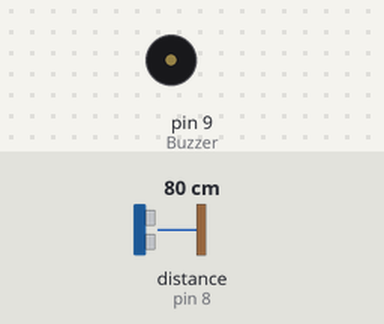
Bench run of a sketch on a simulated Arduino Uno, built with avr-gcc and run on an emulated ATmega328P. Shown: buzzer (waves = sounding, pin HIGH). Wiring (inferred from the names in the program): ultrasonic range finder: trigger pin 7; echo pin 8. Inputs (shaded band) come from the test bench; at power-on: distance to the obstacle (sensor on pin 8) 80 cm. The echo pulse lasts 58.3 µs per cm; pins used as bus, display or sensor lines are not drawn.

Above: at 1.2 s.
1.3 s: distance to the obstacle (sensor on pin 8) set to 12 cm
2.8 s: distance to the obstacle (sensor on pin 8) set to 9 cm
At 3.8 s:
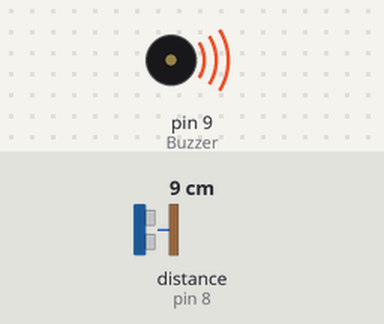
4.3 s: distance to the obstacle (sensor on pin 8) set to 18 cm
At 4.7 s:
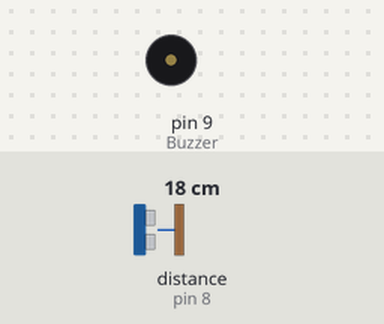
5.8 s: distance to the obstacle (sensor on pin 8) set to 2 cm
At 6.2 s:
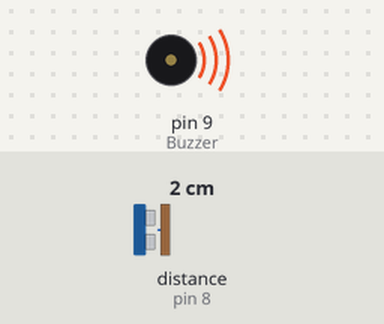
Timing chart, 0 to 8.3 s (numbered marks = the images above; inputs shaded):
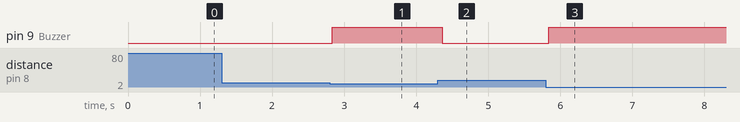

Measured:
- the behaviour switches between 11 and 10 cm on distance to the obstacle (sensor on pin 8) (found by bisection; images 0 and 1)
- after the input at 1.3 s, every drawn part: stays the same
- after the input at 2.8 s, pin 9 (Buzzer): LOW → HIGH at once
- after the input at 4.3 s, pin 9 (Buzzer): HIGH → LOW after 0.06 s
- after the input at 5.8 s, pin 9 (Buzzer): LOW → HIGH at once

The sketch:

Ultra_with_Buzzer.ino
```cpp
const byte Trig = 7;
const byte Echo = 8;
const byte Buzzer = 9;
const byte limit=10; // minimum distance between the car & any block in front of it
float distance ;
unsigned long period;
void setup() {
 pinMode(Trig,OUTPUT);
 pinMode(Echo,INPUT);
 pinMode(Buzzer,OUTPUT);
}
void loop() {
digitalWrite(Trig,LOW);
digitalWrite(Trig,HIGH);
delayMicroseconds(10);
digitalWrite(Trig,LOW);
period = pulseIn(Echo,HIGH);
distance = float(period)*0.017;             //distace = (period/2*10^6)*340*100 cm
if (distance<=limit)
  digitalWrite(Buzzer,HIGH);
else
  digitalWrite(Buzzer,LOW);
delay(60);

}
```
